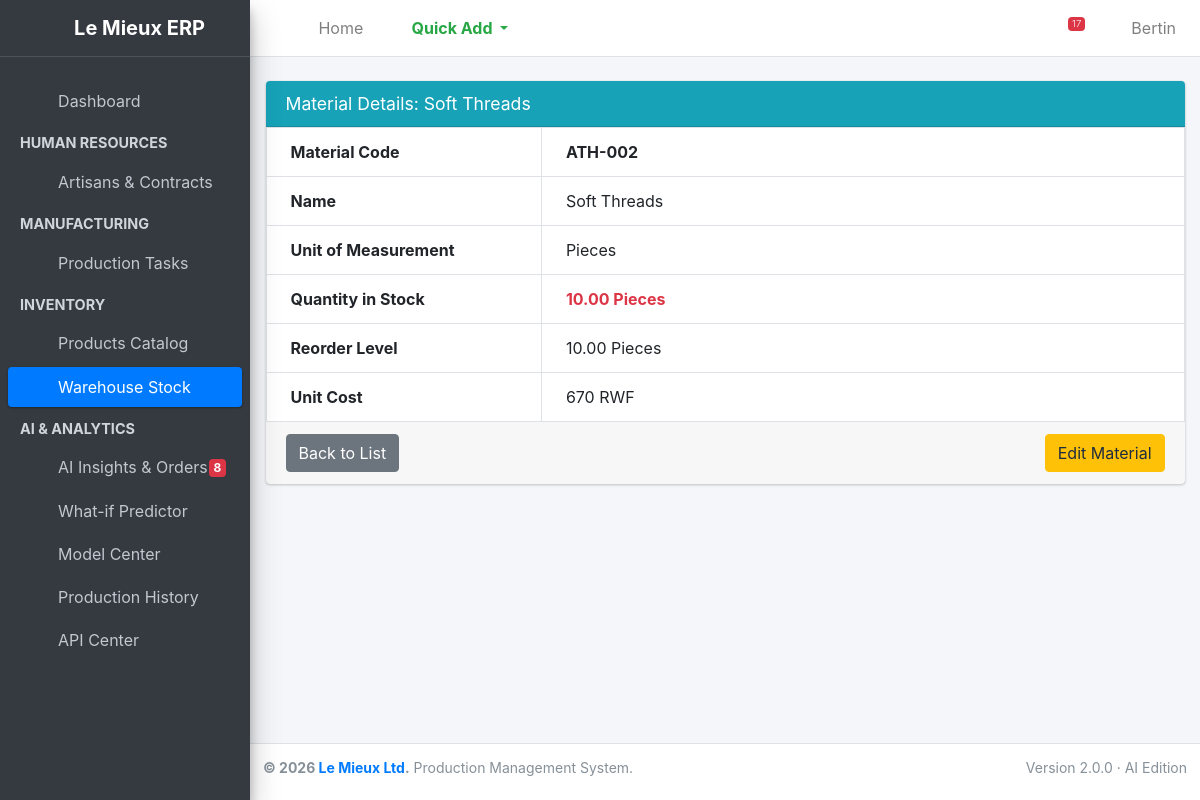
/inventory/materials/2/ (signed in), run on an earlier commit of the app's database.
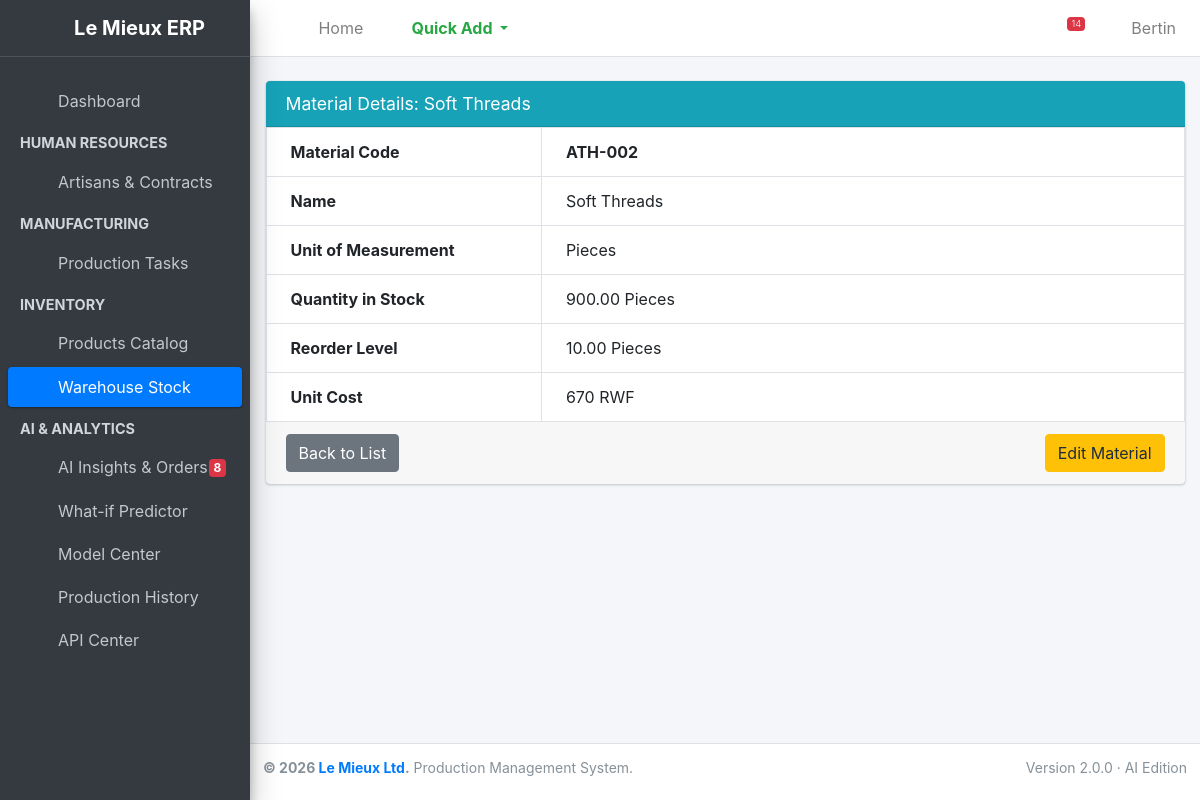
And on a later commit of the database.
### inventory/models.py (models this page shows, shortened)
class RawMaterial(models.Model):
    code = models.CharField(max_length=20, unique=True, help_text="e.g., RM-001")
    name = models.CharField(max_length=100, help_text="e.g., Full Grain Leather")
    unit = models.CharField(max_length=20, help_text="e.g., Sq Meters, Pieces, Spools")
    quantity_in_stock = models.DecimalField(max_digits=10, decimal_places=2, default=0,
                                            validators=[MinValueValidator(0)])
    reorder_level = models.DecimalField(max_digits=10, decimal_places=2, default=0)
    unit_cost = models.DecimalField(max_digits=10, decimal_places=0, help_text="Cost in RWF")

### inventory/views.py (the view)
# urls.py: path('materials/<int:pk>/', views.material_detail, name='material_detail'),
@login_required
def material_detail(request, pk):
    material = get_object_or_404(RawMaterial, pk=pk)
    return render(request, 'inventory/material_detail.html', {'material': material})

### production/models.py (called while the page is built)
    @property
    def is_overdue(self):
        if self.due_date and self.status != 'Completed':
            return self.due_date < datetime.date.today()
        return False

### inventory/templates/inventory/material_detail.html
{% extends 'base.html' %}
{% block content %}
<div class="card card-info">
    <div class="card-header">
        <h3 class="card-title">Material Details: {{ material.name }}</h3>
    </div>
    <div class="card-body p-0 table-responsive">
        <table class="table table-bordered mb-0">
            <tbody>
                <tr><th style="width: 30%">Material Code</th><td><strong>{{ material.code }}</strong></td></tr>
                <tr><th>Name</th><td>{{ material.name }}</td></tr>
                <tr><th>Unit of Measurement</th><td>{{ material.unit }}</td></tr>
                <tr>
                    <th>Quantity in Stock</th>
                    <td class="{% if material.quantity_in_stock <= material.reorder_level %}text-danger font-weight-bold{% endif %}">
                        {{ material.quantity_in_stock }} {{ material.unit }}
                    </td>
                </tr>
                <tr><th>Reorder Level</th><td>{{ material.reorder_level }} {{ material.unit }}</td></tr>
                <tr><th>Unit Cost</th><td>{{ material.unit_cost }} RWF</td></tr>
            </tbody>
        </table>
    </div>
    <div class="card-footer">
        <a href="{% url 'inventory:material_list' %}" class="btn btn-secondary">Back to List</a>
        {% if request.user.is_staff %}
            <a href="{% url 'inventory:material_update' material.pk %}" class="btn btn-warning float-right">Edit Material</a>
        {% endif %}
    </div>
</div>
{% endblock %}

### templates/base.html (shortened to what the changed rows need)
{% load static %}
<!DOCTYPE html>
<html lang="en">
<head>
    <link rel="stylesheet" href="{% static 'plugins/fontawesome-free/css/all.min.css' %}">
    <link rel="stylesheet" href="{% static 'dist/css/adminlte.min.css' %}">
    <link rel="stylesheet" href="{% static 'analytics/analytics.css' %}">
</head>
<body class="hold-transition sidebar-mini layout-fixed">
<div class="wrapper">
    <nav class="main-header navbar navbar-expand navbar-white navbar-light">
        <ul class="navbar-nav ml-auto">
            <li class="nav-item dropdown">
                <a class="nav-link" data-toggle="dropdown" href="#" title="System Alerts">
                    {% if nav_alerts.total %}<span class="badge badge-danger navbar-badge">{{ nav_alerts.total }}</span>{% endif %}
                </a>
            </li>
        </ul>
    </nav>
    <aside class="main-sidebar sidebar-dark-primary elevation-4">
        <a href="/" class="brand-link text-center">
            <i class="fas fa-industry text-success mr-2"></i>
            <span class="brand-text font-weight-bold">Le Mieux ERP</span>
        </a>
    </aside>
    <div class="content-wrapper">
        <section class="content pt-4">
            <div class="container-fluid">
                {% block content %}
                {% endblock %}
            </div>
        </section>
    </div>
</div>
</body>
</html>

What changed in the data, as far as the page shows it:
changed RawMaterial "Soft Threads": quantity_in_stock "10.00" → "900.00"
Also different on the page:
{{ nav_alerts.total }}: "17" → "14"
